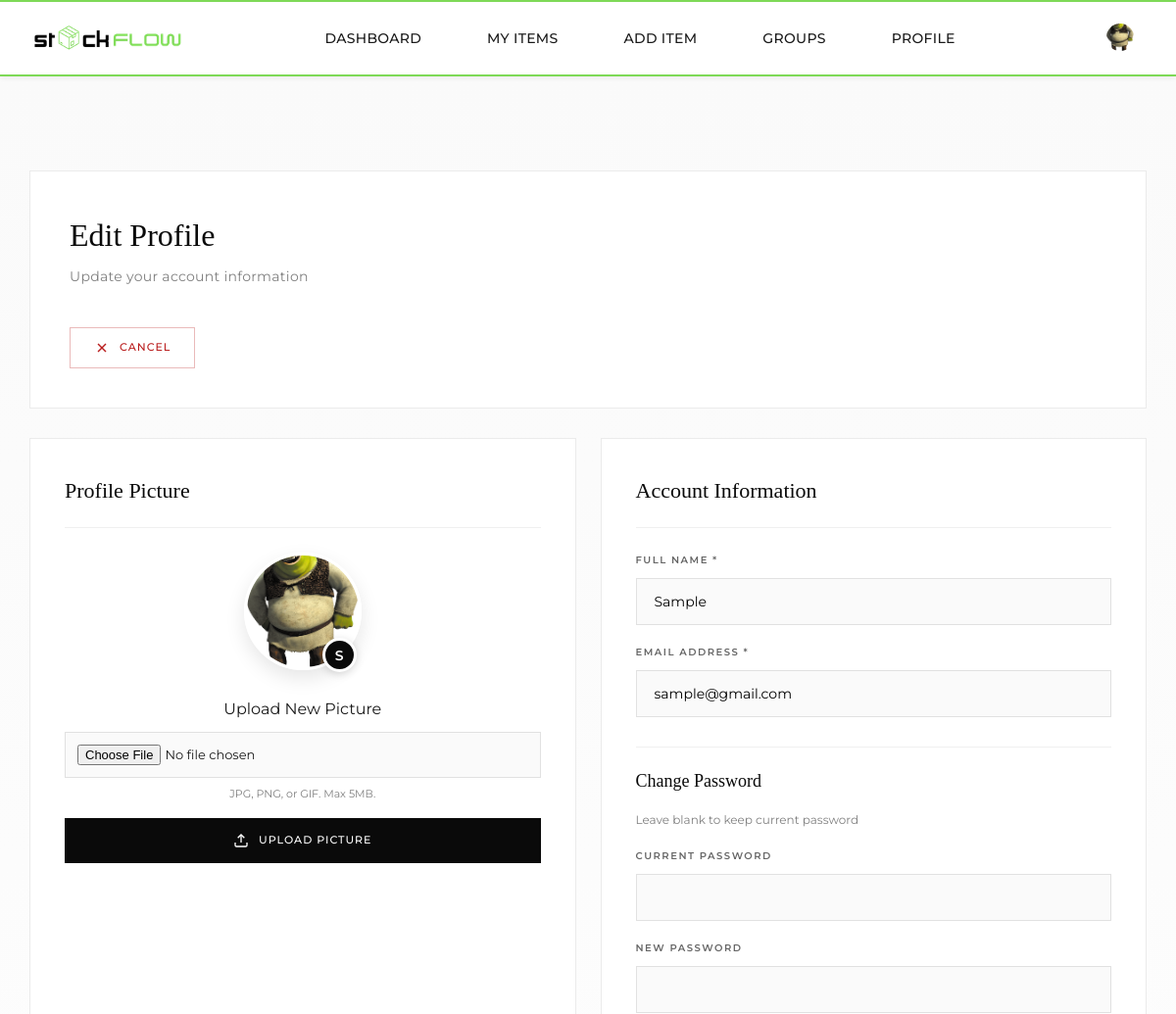
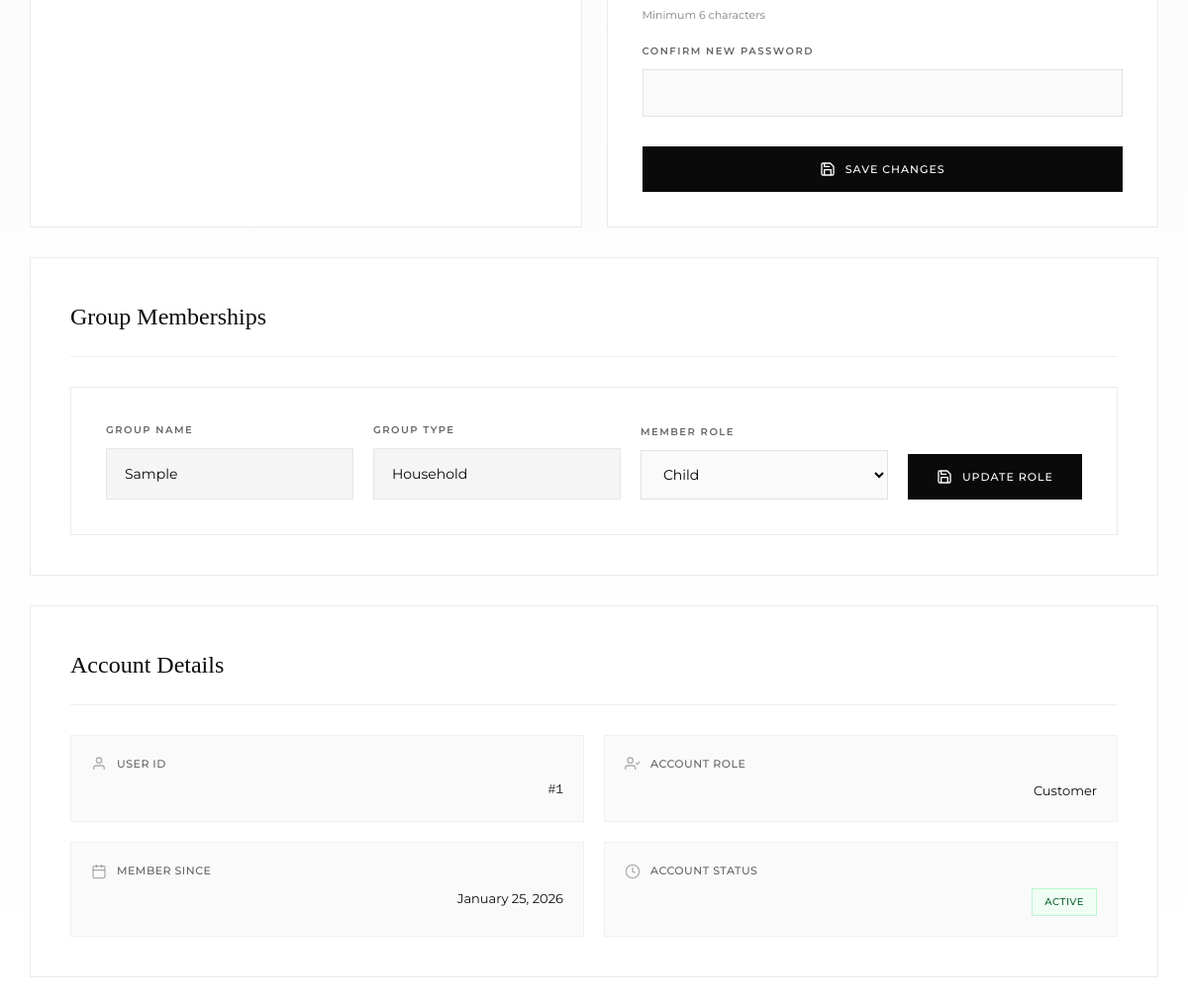
The app's page /user/profile/edit_profile.php (signed in) with its own data (2 pictures, top to bottom).
### tables this page shows
CREATE TABLE `users` (
  `user_id` int(11) NOT NULL,
  `full_name` varchar(255) NOT NULL,
  `email` varchar(255) NOT NULL,
  `password` varchar(1000) NOT NULL,
  `img_name` varchar(255) DEFAULT NULL,
  `is_active` tinyint(1) DEFAULT 1,
  `last_login` timestamp NULL DEFAULT NULL,
  `role` enum('customer','grocery_admin') DEFAULT 'customer',
  `store_id` int(11) DEFAULT NULL,
  `created_at` timestamp NOT NULL DEFAULT current_timestamp(),
  `updated_at` timestamp NOT NULL DEFAULT current_timestamp() ON UPDATE current_timestamp()
);

CREATE TABLE `group_members` (
  `member_id` int(11) NOT NULL,
  `group_id` int(11) NOT NULL,
  `user_id` int(11) NOT NULL,
  `member_role` enum('parent','child','staff','member') DEFAULT 'member',
  `joined_at` timestamp NOT NULL DEFAULT current_timestamp()
);

CREATE TABLE `groups` (
  `group_id` int(11) NOT NULL,
  `group_name` varchar(255) NOT NULL,
  `group_type` enum('household','co_living','small_business') NOT NULL,
  `created_by` int(11) NOT NULL,
  `invitation_code` varchar(50) DEFAULT NULL,
  `created_at` timestamp NOT NULL DEFAULT current_timestamp()
);

### user/profile/edit_profile.php (the view, shortened to what the rows shown need)
<?php
require_once __DIR__ . '/../../includes/config.php';
$conn = getDBConnection();
$user_id = (int) $_SESSION['user_id'];
$user_stmt = $conn->prepare("SELECT user_id, full_name, email, img_name, role, created_at FROM users WHERE user_id = ?");
$user_stmt->bind_param("i", $user_id);
$user_stmt->execute();
$user_result = $user_stmt->get_result();
$user_data = $user_result->fetch_assoc();
$groups_stmt = $conn->prepare("
    SELECT gm.member_id, gm.group_id, gm.member_role, g.group_name, g.group_type
    FROM group_members gm
    JOIN groups g ON gm.group_id = g.group_id
    WHERE gm.user_id = ?
");
$groups_stmt->bind_param("i", $user_id);
$groups_stmt->execute();
$groups_result = $groups_stmt->get_result();
$user_groups = $groups_result->fetch_all(MYSQLI_ASSOC);
$pageCss = ''
  . '<link rel="stylesheet" href="' . htmlspecialchars($baseUrl) . '/includes/style/pages/profile.css">' . "\n"
  . '<link href="https://fonts.googleapis.com/css2?family=Montserrat:wght@300;400;500;600&family=Playfair+Display:wght@400;500&display=swap" rel="stylesheet">';
require_once __DIR__ . '/../../includes/header.php';
?>
<main class="profile-page">
    <div class="profile-container">
        <div class="profile-header">
            <div class="profile-avatar-section">
                <div class="profile-info" style="flex: none;">
                    <h1 class="profile-name">Edit Profile</h1>
                </div>
            </div>
        </div>
        <div class="content-grid">
            <div class="info-card">
                <div class="card-header">
                    <h2 class="card-title">Profile Picture</h2>
                </div>
                <div style="text-align: center;">
                    <div class="avatar-wrapper" style="display: inline-block; margin-bottom: 20px;">
                        <?php
                        if (!empty($user_data['img_name'])) {
                            $profile_pic = htmlspecialchars($baseUrl) . '/images/profile_pictures/' . htmlspecialchars($user_data['img_name']);
                        } else {
                            $profile_pic = htmlspecialchars($baseUrl) . '/images/profile_pictures/nopfp.jpg';
                        }
                        ?>
                        <img src="<?php echo $profile_pic; ?>"
                             alt="Profile Picture"
                             class="profile-avatar"
                             id="preview-image"
                             onerror="this.src='<?php echo htmlspecialchars($baseUrl); ?>/images/profile_pictures/nopfp.jpg';">
                        <div class="avatar-badge"><?php echo strtoupper(substr($user_data['full_name'], 0, 1)); ?></div>
                    </div>
                </div>
            </div>
            <div class="info-card">
                <div class="card-header">
                    <h2 class="card-title">Account Information</h2>
                </div>
                <form method="POST" action="">
                    <div class="form-group" style="margin-bottom: 20px;">
                        <label for="full_name" style="display: block; font-size: 10px; letter-spacing: 1.5px; text-transform: uppercase; color: rgba(0,0,0,0.6); margin-bottom: 10px; font-weight: 600;">
                            Full Name *
                        </label>
                        <input type="text"
                               id="full_name"
                               name="full_name"
                               value="<?php echo htmlspecialchars($user_data['full_name']); ?>"
                               required
                               style="width: 100%; padding: 14px 18px; font-size: 14px; font-family: 'Montserrat', sans-serif; background: #fafafa; border: 1px solid rgba(0,0,0,0.1); transition: all 0.3s ease;">
                    </div>
                    <div class="form-group" style="margin-bottom: 20px;">
                        <label for="email" style="display: block; font-size: 10px; letter-spacing: 1.5px; text-transform: uppercase; color: rgba(0,0,0,0.6); margin-bottom: 10px; font-weight: 600;">
                            Email Address *
                        </label>
                        <input type="email"
                               id="email"
                               name="email"
                               value="<?php echo htmlspecialchars($user_data['email']); ?>"
                               required
                               style="width: 100%; padding: 14px 18px; font-size: 14px; font-family: 'Montserrat', sans-serif; background: #fafafa; border: 1px solid rgba(0,0,0,0.1); transition: all 0.3s ease;">
                    </div>
                </form>
            </div>
        </div>
        <?php if (!empty($user_groups)): ?>
        <div class="orders-section" style="margin-bottom: 30px;">
            <div class="section-header">
                <h2 class="section-title">Group Memberships</h2>
            </div>
            <div style="display: grid; gap: 20px;">
                <?php foreach ($user_groups as $group):
                    $role_options = [];
                    switch($group['group_type']) {
                        case 'household':
                            $role_options = [
                                'parent' => 'Parent',
                                'child' => 'Child',
                                'other' => 'Other'
                            ];
                            break;
                    }
                ?>
                <div class="info-card">
                    <form method="POST" action="">
                        <div style="display: grid; grid-template-columns: 1fr 1fr 1fr auto; gap: 20px; align-items: end;">
                            <div>
                                <label style="display: block; font-size: 10px; letter-spacing: 1.5px; text-transform: uppercase; color: rgba(0,0,0,0.6); margin-bottom: 10px; font-weight: 600;">
                                    Group Name
                                </label>
                                <div style="padding: 14px 18px; background: #f5f5f5; border: 1px solid rgba(0,0,0,0.06); font-size: 14px; color: #0a0a0a;">
                                    <?php echo htmlspecialchars($group['group_name']); ?>
                                </div>
                            </div>
                            <div>
                                <label style="display: block; font-size: 10px; letter-spacing: 1.5px; text-transform: uppercase; color: rgba(0,0,0,0.6); margin-bottom: 10px; font-weight: 600;">
                                    Group Type
                                </label>
                                <div style="padding: 14px 18px; background: #f5f5f5; border: 1px solid rgba(0,0,0,0.06); font-size: 14px; color: #0a0a0a; text-transform: capitalize;">
                                    <?php echo htmlspecialchars(str_replace('_', ' ', $group['group_type'])); ?>
                                </div>
                            </div>
                            <div>
                                <label for="member_role_<?php echo $group['member_id']; ?>" style="display: block; font-size: 10px; letter-spacing: 1.5px; text-transform: uppercase; color: rgba(0,0,0,0.6); margin-bottom: 10px; font-weight: 600;">
                                    Member Role
                                </label>
                                <select id="member_role_<?php echo $group['member_id']; ?>"
                                        name="member_role"
                                        style="width: 100%; padding: 14px 18px; font-size: 14px; font-family: 'Montserrat', sans-serif; background: #fafafa; border: 1px solid rgba(0,0,0,0.1); transition: all 0.3s ease; cursor: pointer;">
                                    <?php foreach ($role_options as $value => $label): ?>
                                        <option value="<?php echo htmlspecialchars($value); ?>"
                                                <?php echo $group['member_role'] === $value ? 'selected' : ''; ?>>
                                            <?php echo htmlspecialchars($label); ?>
                                        </option>
                                    <?php endforeach; ?>
                                </select>
                            </div>
                            <div>
                                <button type="submit" class="btn btn-primary" style="white-space: nowrap;">
                                    <svg width="16" height="16" viewBox="0 0 24 24" fill="none" stroke="currentColor" stroke-width="2">
                                        <path d="M19 21H5a2 2 0 0 1-2-2V5a2 2 0 0 1 2-2h11l5 5v11a2 2 0 0 1-2 2z"/><polyline points="17 21 17 13 7 13 7 21"/><polyline points="7 3 7 8 15 8"/>
                                    </svg>
                                    Update Role
                                </button>
                            </div>
                        </div>
                    </form>
                </div>
                <?php endforeach; ?>
            </div>
        </div>
        <?php endif; ?>
        <div class="orders-section">
            <div class="section-header">
                <h2 class="section-title">Account Details</h2>
            </div>
            <div class="info-list" style="display: grid; grid-template-columns: repeat(2, 1fr); gap: 20px;">
                <div class="info-item" style="display: block; padding: 20px; background: #fafafa; border: 1px solid rgba(0,0,0,0.04);">
                    <div class="info-label" style="margin-bottom: 8px;">
                        <svg width="16" height="16" viewBox="0 0 24 24" fill="none" stroke="currentColor" stroke-width="2">
                            <path d="M20 21v-2a4 4 0 0 0-4-4H8a4 4 0 0 0-4 4v2"/><circle cx="12" cy="7" r="4"/>
                        </svg>
                        User ID
                    </div>
                    <div class="info-value" style="font-family: 'Courier New', monospace; color: rgba(0,0,0,0.8);">
                        #<?php echo $user_data['user_id']; ?>
                    </div>
                </div>
                <div class="info-item" style="display: block; padding: 20px; background: #fafafa; border: 1px solid rgba(0,0,0,0.04);">
                    <div class="info-label" style="margin-bottom: 8px;">
                        <svg width="16" height="16" viewBox="0 0 24 24" fill="none" stroke="currentColor" stroke-width="2">
                            <path d="M16 21v-2a4 4 0 0 0-4-4H5a4 4 0 0 0-4 4v2"/><circle cx="8.5" cy="7" r="4"/><polyline points="17 11 19 13 23 9"/>
                        </svg>
                        Account Role
                    </div>
                    <div class="info-value" style="text-transform: capitalize;">
                        <?php echo htmlspecialchars($user_data['role']); ?>
                    </div>
                </div>
                <div class="info-item" style="display: block; padding: 20px; background: #fafafa; border: 1px solid rgba(0,0,0,0.04);">
                    <div class="info-label" style="margin-bottom: 8px;">
                        <svg width="16" height="16" viewBox="0 0 24 24" fill="none" stroke="currentColor" stroke-width="2">
                            <rect x="3" y="4" width="18" height="18" rx="2" ry="2"/><line x1="16" y1="2" x2="16" y2="6"/><line x1="8" y1="2" x2="8" y2="6"/><line x1="3" y1="10" x2="21" y2="10"/>
                        </svg>
                        Member Since
                    </div>
                    <div class="info-value">
                        <?php echo date('F d, Y', strtotime($user_data['created_at'])); ?>
                    </div>
                </div>
            </div>
        </div>
    </div>
</main>

### includes/header.php (shortened to what the rows shown need)
<!DOCTYPE html>
<html lang="en">
<head>
    <link rel="stylesheet" href="<?php echo htmlspecialchars($baseUrl); ?>/css/style.css">
    <?php if (isset($pageCss)) echo $pageCss; ?>
    <link rel="stylesheet" href="<?= htmlspecialchars($baseUrl) ?>/includes/style/components/header-extras.css">
</head>
<body>
<?php if (isLoggedIn()):
    $header_user_id = (int) $_SESSION['user_id'];
    $header_stmt = $conn->prepare("SELECT full_name, img_name, role FROM users WHERE user_id = ?");
    $header_stmt->bind_param("i", $header_user_id);
    $header_stmt->execute();
    $header_result = $header_stmt->get_result();
    $header_user = $header_result->fetch_assoc();
    $profile_pic = htmlspecialchars($baseUrl) . '/images/profile_pictures/' . htmlspecialchars($header_user['img_name']);
    $current_role = getCurrentUserRole();
?>
<header class="header-container">
    <div class="header-main">
        <a href="<?= htmlspecialchars($baseUrl) ?>/index.php" class="logo">
            <img src="<?= htmlspecialchars($baseUrl) ?>/assets/logo/logo1.png" alt="StockFlow" class="logo-img">
        </a>
        <nav class="nav-container" id="mobile-nav">
            <ul class="main-nav">
                <?php if ($current_role === 'grocery_admin'): ?>
                    <li><a href="<?= htmlspecialchars($baseUrl) ?>/grocery/grocery_dashboard.php" class="nav-link">Dashboard</a></li>
                    <li><a href="<?= htmlspecialchars($baseUrl) ?>/grocery/items/grocery_items.php" class="nav-link">Inventory</a></li>
                    <li><a href="<?= htmlspecialchars($baseUrl) ?>/grocery/product_catalog/view_product_catalog.php" class="nav-link">Product Catalog</a></li>
                    <li><a href="<?= htmlspecialchars($baseUrl) ?>/grocery/suppliers/view_suppliers.php" class="nav-link">Suppliers</a></li>
                <?php else: ?>
                    <li><a href="<?= htmlspecialchars($baseUrl) ?>/user/dashboard.php" class="nav-link">Dashboard</a></li>
                    <li><a href="<?= htmlspecialchars($baseUrl) ?>/user/customer/item/my_items.php" class="nav-link">My Items</a></li>
                    <li><a href="<?= htmlspecialchars($baseUrl) ?>/user/customer/item/add_item.php" class="nav-link">Add Item</a></li>
                    <li><a href="<?= htmlspecialchars($baseUrl) ?>/user/customer/groups/my_groups.php" class="nav-link">Groups</a></li>
                    <li><a href="<?= htmlspecialchars($baseUrl) ?>/user/profile/profile.php" class="nav-link">Profile</a></li>
                <?php endif; ?>
            </ul>
        </nav>
        <div class="header-actions desktop-only">
            <div class="account-dropdown-wrapper">
                <button class="icon-btn account-dropdown-btn" aria-label="Account" type="button">
                    <img src="<?php echo $profile_pic; ?>"
                         alt="Profile"
                         class="account-profile-img"
                         onerror="this.src='<?php echo htmlspecialchars($baseUrl); ?>/user/images/profile_pictures/nopfp.jpg';">
                </button>
            </div>
        </div>
    </div>
</header>
<?php endif; ?>
</body>
</html>

### records on screen
users: img_name (picture), full_name "S", full_name "Sample", email "sample@gmail.com", user_id "1", role "Customer", created_at "January 25, 2026"
group_members: group.group_name "Sample", group.group_type "Household", member_role "Child"
